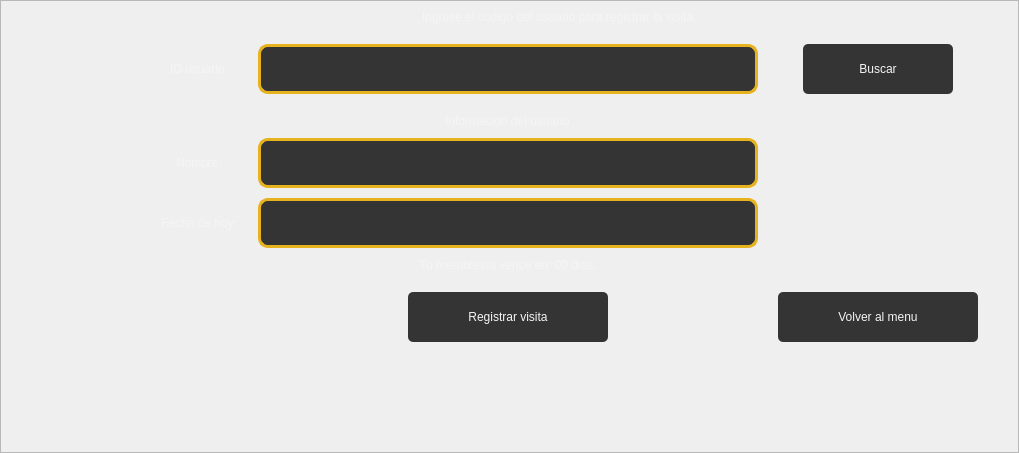
            <widget class="QWidget" name="RegistrarVisita">
             <layout class="QHBoxLayout" name="horizontalLayout_7">
              <property name="spacing">
               <number>0</number>
              </property>
              <property name="leftMargin">
               <number>0</number>
              </property>
              <property name="topMargin">
               <number>0</number>
              </property>
              <property name="rightMargin">
               <number>0</number>
              </property>
              <property name="bottomMargin">
               <number>0</number>
              </property>
              <item>
               <widget class="QFrame" name="frame_11">
                <property name="styleSheet">
                 <string notr="true">font: 87 16pt &quot;Arial Black&quot;;
color: whitesmoke;</string>
                </property>
                <property name="frameShape">
                 <enum>QFrame::StyledPanel</enum>
                </property>
                <property name="frameShadow">
                 <enum>QFrame::Raised</enum>
                </property>
                <layout class="QGridLayout" name="gridLayout">
                 <property name="leftMargin">
                  <number>100</number>
                 </property>
                 <property name="rightMargin">
                  <number>0</number>
                 </property>
                 <property name="bottomMargin">
                  <number>100</number>
                 </property>
                 <property name="horizontalSpacing">
                  <number>20</number>
                 </property>
                 <property name="verticalSpacing">
                  <number>10</number>
                 </property>
                 <item row="3" column="4" alignment="Qt::AlignHCenter">
                  <widget class="QLabel" name="label_8">
                   <property name="maximumSize">
                    <size>
                     <width>16777215</width>
                     <height>30</height>
                    </size>
                   </property>
                   <property name="text">
                    <string>Información del usuario</string>
                   </property>
                  </widget>
                 </item>
                 <item row="0" column="0" colspan="8" alignment="Qt::AlignHCenter">
                  <widget class="QLabel" name="label_2">
                   <property name="text">
                    <string>Ingrese el código del usuario para registrar la visita.</string>
                   </property>
                  </widget>
                 </item>
                 <item row="1" column="5" alignment="Qt::AlignHCenter">
                  <widget class="QPushButton" name="Buscar_Visita_3">
                   <property name="minimumSize">
                    <size>
                     <width>150</width>
                     <height>70</height>
                    </size>
                   </property>
                   <property name="maximumSize">
                    <size>
                     <width>16777215</width>
                     <height>16777215</height>
                    </size>
                   </property>
                   <property name="cursor">
                    <cursorShape>PointingHandCursor</cursorShape>
                   </property>
                   <property name="styleSheet">
                    <string notr="true">QPushButton{
	background-color: #343434;
	font: 87 14pt &quot;Arial Black&quot;;
	color: whitesmoke;
	border-radius: 5px;
	border: .5px solid #e6b31e;
	margin: 10 px;
	right-margin: 10px;
}

QPushButton:hover{
	background-color: #e6b31e;
	font: 87 14pt &quot;Arial Black&quot;;
	color: whitesmoke;
	border-radius: 5px;
	border: 1.5px solid #343434;
	margin: 10 px;
	right-margin: 10px;
}
</string>
                   </property>
                   <property name="text">
                    <string>Buscar</string>
                   </property>
                  </widget>
                 </item>
                 <item row="9" column="4" alignment="Qt::AlignHCenter">
                  <widget class="QPushButton" name="Buscar_Visita_4">
                   <property name="minimumSize">
                    <size>
                     <width>200</width>
                     <height>70</height>
                    </size>
                   </property>
                   <property name="cursor">
                    <cursorShape>PointingHandCursor</cursorShape>
                   </property>
                   <property name="styleSheet">
                    <string notr="true">QPushButton{
	background-color: #343434;
	font: 87 14pt &quot;Arial Black&quot;;
	color: whitesmoke;
	border-radius: 5px;
	border: .5px solid #e6b31e;
	margin: 10 px;
	right-margin: 10px;
}

QPushButton:hover{
	background-color: #e6b31e;
	font: 87 14pt &quot;Arial Black&quot;;
	color: whitesmoke;
	border-radius: 5px;
	border: 1.5px solid #343434;
	margin: 10 px;
	right-margin: 10px;
}
</string>
                   </property>
                   <property name="text">
                    <string>Registrar visita</string>
                   </property>
                  </widget>
                 </item>
                 <item row="9" column="5" alignment="Qt::AlignRight">
                  <widget class="QPushButton" name="Buscar_Visita_5">
                   <property name="minimumSize">
                    <size>
                     <width>200</width>
                     <height>70</height>
                    </size>
                   </property>
                   <property name="cursor">
                    <cursorShape>PointingHandCursor</cursorShape>
                   </property>
                   <property name="styleSheet">
                    <string notr="true">QPushButton{
	background-color: #343434;
	font: 87 14pt &quot;Arial Black&quot;;
	color: whitesmoke;
	border-radius: 5px;
	border: .5px solid #e6b31e;
	margin: 10 px;
	right-margin: 10px;
}

QPushButton:hover{
	background-color: #e6b31e;
	font: 87 14pt &quot;Arial Black&quot;;
	color: whitesmoke;
	border-radius: 5px;
	border: 1.5px solid #343434;
	margin: 10 px;
	right-margin: 10px;
}
</string>
                   </property>
                   <property name="text">
                    <string>Volver al menu</string>
                   </property>
                  </widget>
                 </item>
                 <item row="7" column="4" alignment="Qt::AlignHCenter">
                  <widget class="QLabel" name="label_12">
                   <property name="text">
                    <string>Tu membresía vence en: 00 dias.</string>
                   </property>
                   <property name="alignment">
                    <set>Qt::AlignCenter</set>
                   </property>
                  </widget>
                 </item>
                 <item row="6" column="4" alignment="Qt::AlignHCenter">
                  <widget class="QPlainTextEdit" name="plainTextEdit_3">
                   <property name="minimumSize">
                    <size>
                     <width>500</width>
                     <height>50</height>
                    </size>
                   </property>
                   <property name="maximumSize">
                    <size>
                     <width>16777215</width>
                     <height>50</height>
                    </size>
                   </property>
                   <property name="styleSheet">
                    <string notr="true">background-color: #343434;
font: 87 14pt &quot;Arial Black&quot;;
color: whitesmoke;
border: 3px solid #e6b31e;
border-radius: 10px;</string>
                   </property>
                  </widget>
                 </item>
                 <item row="4" column="4" alignment="Qt::AlignHCenter">
                  <widget class="QPlainTextEdit" name="plainTextEdit_2">
                   <property name="minimumSize">
                    <size>
                     <width>500</width>
                     <height>50</height>
                    </size>
                   </property>
                   <property name="maximumSize">
                    <size>
                     <width>16777215</width>
                     <height>50</height>
                    </size>
                   </property>
                   <property name="styleSheet">
                    <string notr="true">background-color: #343434;
font: 87 14pt &quot;Arial Black&quot;;
color: whitesmoke;
border: 3px solid #e6b31e;
border-radius: 10px;</string>
                   </property>
                  </widget>
                 </item>
                 <item row="1" column="4" alignment="Qt::AlignHCenter">
                  <widget class="QPlainTextEdit" name="plainTextEdit">
                   <property name="minimumSize">
                    <size>
                     <width>500</width>
                     <height>50</height>
                    </size>
                   </property>
                   <property name="maximumSize">
                    <size>
                     <width>16777215</width>
                     <height>50</height>
                    </size>
                   </property>
                   <property name="styleSheet">
                    <string notr="true">background-color: #343434;
font: 87 14pt &quot;Arial Black&quot;;
color: whitesmoke;
border: 3px solid #e6b31e;
border-radius: 10px;
</string>
                   </property>
                   <property name="plainText">
                    <string/>
                   </property>
                  </widget>
                 </item>
                 <item row="1" column="3" alignment="Qt::AlignHCenter">
                  <widget class="QLabel" name="label_6">
                   <property name="text">
                    <string>ID usuario:</string>
                   </property>
                  </widget>
                 </item>
                 <item row="4" column="3" alignment="Qt::AlignHCenter">
                  <widget class="QLabel" name="label_10">
                   <property name="text">
                    <string>Nombre:</string>
                   </property>
                  </widget>
                 </item>
                 <item row="6" column="3" alignment="Qt::AlignHCenter">
                  <widget class="QLabel" name="label_11">
                   <property name="text">
                    <string>Fecha de hoy:</string>
                   </property>
                  </widget>
                 </item>
                </layout>
               </widget>
              </item>
             </layout>
            </widget>
